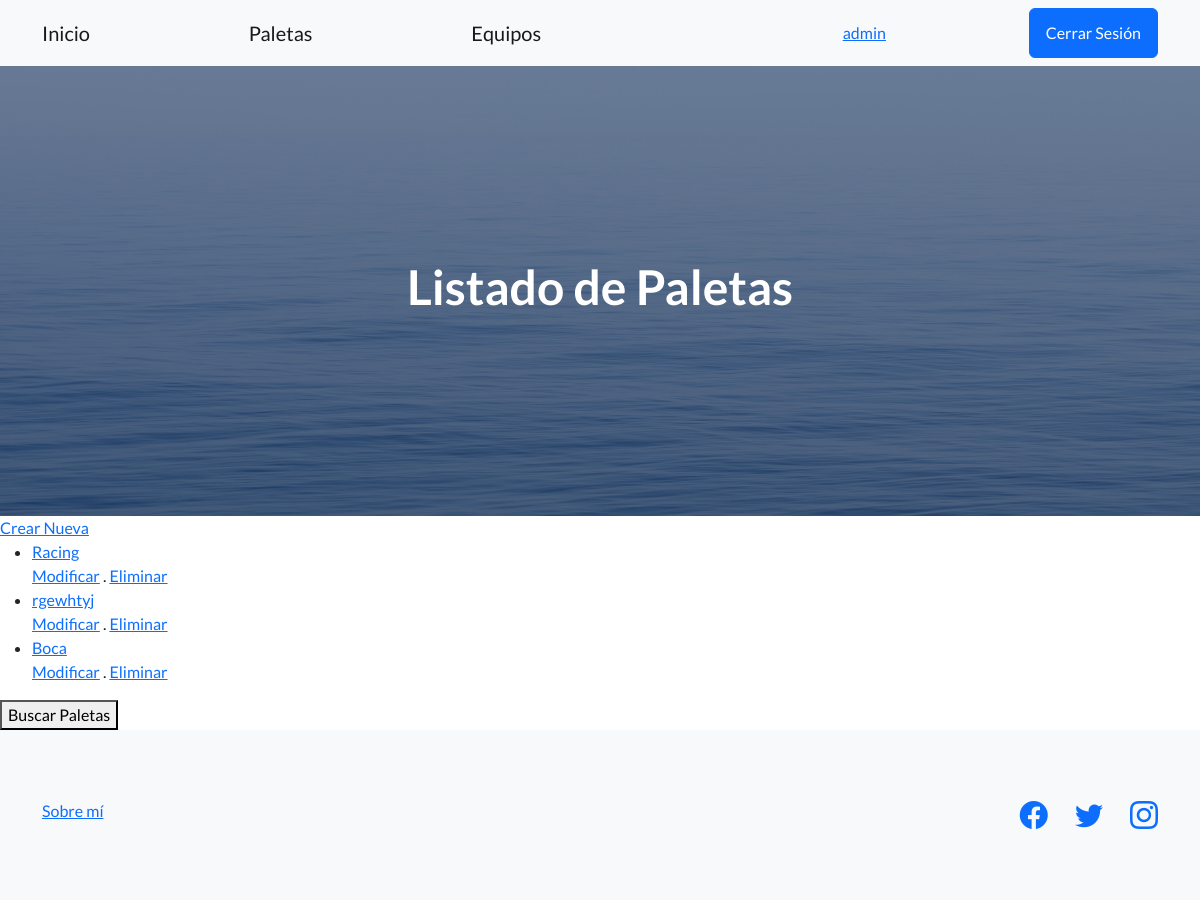
Page /paletas/ (signed in) on the committed database.
### Aplicacion/models.py (models this page shows)
class Paleta(models.Model):
    nombre = models.CharField (max_length = 30)
    apodo = models.CharField (max_length = 30)
    dt = models.CharField (max_length = 30)
    anio_de_creacion = models.IntegerField ()
    dato_curioso = RichTextField()
    escudo = models.ImageField (upload_to = 'avatares', null = True, blank = True)
    def __str__(self):
        return f'{self.nombre}'

### Aplicacion/views.py (the view)
# urls.py: path('paletas/', views.PaletaListView.as_view(), name = 'lista_paletas'),
class PaletaListView(ListView):
    model = Paleta
    template_name = "CBV/lista_paleta.html"

### Aplicacion/templates/CBV/lista_paleta.html (shortened to what this page needs)
{% extends 'base.html' %}
{% block h1_header %}
<h1>Listado de Paletas</h1>
{% endblock h1_header %}
{% block contenido %}
<a href = {% url 'Aplicacion:crear_paletas' %}>Crear Nueva</a>
{% if object_list %}
<ul>
    {% for paleta in object_list %}
    <li><a href = {% url 'Aplicacion:detalle_paletas' paleta.id %}>{{paleta}}</a></li>
    <a href = {% url 'Aplicacion:modificar_paletas' paleta.id %}>Modificar</a> . <a href = {% url 'Aplicacion:borrar_paletas' paleta.id%}>Eliminar</a>
    {% endfor %}
</ul>
{% else %}
<h3>No se encontraron datos relacionados.</h3>
{% endif %}
<button>
    <a class="navbar-brand" href={% url 'Aplicacion:buscador_paletas'%}>Buscar Paletas</a>
</button>
{% endblock contenido %}

### templates/base.html (shortened to what this page needs)
<!DOCTYPE html>
<html lang="en">
    {% load static %}
    <head>
        <link href="https://cdn.jsdelivr.net/npm/bootstrap-icons@1.5.0/font/bootstrap-icons.css" rel="stylesheet" type="text/css" />
        <link href={% static 'css/styles.css' %} rel="stylesheet" />
    </head>
    <body>
        <nav class="navbar navbar-light bg-light static-top">
            <div class="container">
                <a class="navbar-brand" href={% url 'Aplicacion:inicio' %}>Inicio</a>
                <a class="navbar-brand" href={% url 'Aplicacion:lista_paletas' %}>Paletas</a>
                <a class="navbar-brand" href={% url 'Aplicacion:lista_equipos' %}>Equipos</a>
                {% if request.user.is_authenticated %}
                <a href={% url 'usuarios:ver_perfil' %}>{{request.user.username}}</a>
                <a class="btn btn-primary" href={% url 'usuarios:logout' %}>Cerrar Sesión</a>
                {% else %}
                <a class="btn btn-primary" href={% url 'usuarios:login' %}>Iniciar Sesión</a>
                <a class="btn btn-primary" href={% url 'usuarios:registro' %}>Registrate</a>
                {% endif %}
            </div>
        </nav>
        <header class="masthead">
            <div class="container position-relative">
                <div class="row justify-content-center">
                    <div class="col-xl-6">
                        <div class="text-center text-white">
                            {% block h1_header %}{% endblock h1_header %}
                        </div>
                    </div>
                </div>
            </div>
        </header>
        {% block contenido %}
        {% endblock contenido %}
        <footer class="footer bg-light">
            <div class="container">
                <div class="row">
                    <div class="col-lg-6 h-100 text-center text-lg-start my-auto">
                        <ul class="list-inline mb-2">
                            <li class="list-inline-item"><a href= {% url 'Aplicacion:about' %} >Sobre mí</a></li>
                        </ul>
                    </div>
                    <div class="col-lg-6 h-100 text-center text-lg-end my-auto">
                        <ul class="list-inline mb-0">
                            <li class="list-inline-item me-4">
                                <a href="#!"><i class="bi-facebook fs-3"></i></a>
                            </li>
                            <li class="list-inline-item me-4">
                                <a href="#!"><i class="bi-twitter fs-3"></i></a>
                            </li>
                            <li class="list-inline-item">
                                <a href="#!"><i class="bi-instagram fs-3"></i></a>
                            </li>
                        </ul>
                    </div>
                </div>
            </div>
        </footer>
    </body>
</html>

### rows in the picture
Paleta: nombre "Racing"
Paleta: nombre "rgewhtyj"
Paleta: nombre "Boca"

### other values in the picture
{{ request.user.username }} "admin"
